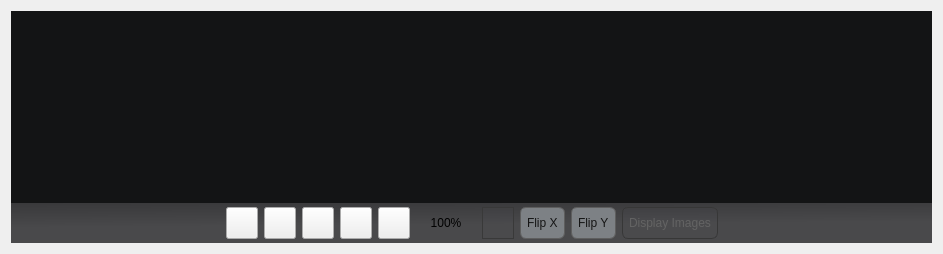
       <widget class="QWidget" name="layoutWidget">
        <layout class="QGridLayout" name="m_OutputHolder">
         <property name="spacing">
          <number>0</number>
         </property>
         <item row="0" column="0">
          <widget class="QScrollArea" name="m_LogoScrollArea">
           <property name="styleSheet">
            <string notr="true">QScrollArea{
border:none;
}</string>
           </property>
           <property name="widgetResizable">
            <bool>true</bool>
           </property>
           <widget class="QWidget" name="scrollAreaWidgetContents">
            <property name="geometry">
             <rect>
              <x>0</x>
              <y>0</y>
              <width>889</width>
              <height>297</height>
             </rect>
            </property>
            <property name="sizePolicy">
             <sizepolicy hsizetype="Expanding" vsizetype="Expanding">
              <horstretch>255</horstretch>
              <verstretch>255</verstretch>
             </sizepolicy>
            </property>
            <layout class="QHBoxLayout" name="horizontalLayout_4">
             <property name="spacing">
              <number>0</number>
             </property>
             <property name="leftMargin">
              <number>0</number>
             </property>
             <property name="topMargin">
              <number>0</number>
             </property>
             <property name="rightMargin">
              <number>0</number>
             </property>
             <property name="bottomMargin">
              <number>0</number>
             </property>
             <item>
              <widget class="QGraphicsView" name="m_LogoHolder">
               <property name="styleSheet">
                <string notr="true">QGraphicsView{
background-color: rgb(19,20,21);
border:none;
}</string>
               </property>
              </widget>
             </item>
            </layout>
           </widget>
          </widget>
         </item>
         <item row="1" column="0">
          <widget class="QWidget" name="m_ControlWidget" native="true">
           <property name="sizePolicy">
            <sizepolicy hsizetype="Preferred" vsizetype="Fixed">
             <horstretch>0</horstretch>
             <verstretch>0</verstretch>
            </sizepolicy>
           </property>
           <property name="minimumSize">
            <size>
             <width>0</width>
             <height>0</height>
            </size>
           </property>
           <property name="styleSheet">
            <string notr="true">QWidget#m_ControlWidget{
background: qlineargradient(x1:0, y1:0, x1:1, y1:6, stop: 0.9#49494b, stop:1#39393b);
}

QLabel{
background:none;
}

QLabel::disabled{
color:rgba(165,165,165,20%);
}

 QCheckBox{
background-color:rgb(125,129,133);
border-radius: 6px;
min-height:30px;
border: 1px solid rgb(94, 94, 94);
padding-right:5px;
color:rgb(21,21,21);
}

QCheckBox:checked {
background-color:rgb(166, 166, 166);
}

QCheckBox:hover {
background-color:rgb(164, 168, 172);
}

QCheckBox::indicator{
border:none;
width:0;
height:0;
}

QCheckBox::disabled {
 background-color: rgba(82, 83, 85, 10%);
 color: rgb(99, 99, 99);
 border: 1px solid rgb(55, 55, 55);
}

QPushButton::disabled{
 background-color: rgba(82, 83, 85, 10%);
 border: 1px solid rgb(57, 57, 57);
}</string>
           </property>
           <layout class="QGridLayout" name="gridLayout_11">
            <property name="leftMargin">
             <number>0</number>
            </property>
            <property name="topMargin">
             <number>4</number>
            </property>
            <property name="rightMargin">
             <number>0</number>
            </property>
            <property name="bottomMargin">
             <number>4</number>
            </property>
            <item row="0" column="8">
             <widget class="QCheckBox" name="m_FlipHorizontalCheckBox">
              <property name="enabled">
               <bool>true</bool>
              </property>
              <property name="cursor">
               <cursorShape>PointingHandCursor</cursorShape>
              </property>
              <property name="toolTip">
               <string>&lt;html&gt;&lt;head/&gt;&lt;body&gt;&lt;p&gt;&lt;span style=&quot; font-weight:600;&quot;&gt;Flip Horizontal&lt;/span&gt;&lt;/p&gt;&lt;p&gt;Flip image area horizontally.&lt;/p&gt;&lt;/body&gt;&lt;/html&gt;</string>
              </property>
              <property name="styleSheet">
               <string notr="true"/>
              </property>
              <property name="text">
               <string>Flip X</string>
              </property>
             </widget>
            </item>
            <item row="0" column="9">
             <widget class="QCheckBox" name="m_FlipVerticalCheckBox">
              <property name="enabled">
               <bool>true</bool>
              </property>
              <property name="cursor">
               <cursorShape>PointingHandCursor</cursorShape>
              </property>
              <property name="toolTip">
               <string>&lt;html&gt;&lt;head/&gt;&lt;body&gt;&lt;p&gt;&lt;span style=&quot; font-weight:600;&quot;&gt;Flip Vertical&lt;/span&gt;&lt;/p&gt;&lt;p&gt;Flip image area vertically.&lt;/p&gt;&lt;/body&gt;&lt;/html&gt;</string>
              </property>
              <property name="styleSheet">
               <string notr="true"/>
              </property>
              <property name="text">
               <string>Flip Y</string>
              </property>
             </widget>
            </item>
            <item row="0" column="6">
             <widget class="QLabel" name="m_ZoomLabel">
              <property name="enabled">
               <bool>true</bool>
              </property>
              <property name="sizePolicy">
               <sizepolicy hsizetype="Fixed" vsizetype="Preferred">
                <horstretch>0</horstretch>
                <verstretch>0</verstretch>
               </sizepolicy>
              </property>
              <property name="minimumSize">
               <size>
                <width>60</width>
                <height>0</height>
               </size>
              </property>
              <property name="maximumSize">
               <size>
                <width>40</width>
                <height>16777215</height>
               </size>
              </property>
              <property name="text">
               <string>100%</string>
              </property>
              <property name="alignment">
               <set>Qt::AlignCenter</set>
              </property>
             </widget>
            </item>
            <item row="0" column="7">
             <widget class="QPushButton" name="m_SaveImageButton">
              <property name="enabled">
               <bool>false</bool>
              </property>
              <property name="minimumSize">
               <size>
                <width>32</width>
                <height>32</height>
               </size>
              </property>
              <property name="maximumSize">
               <size>
                <width>32</width>
                <height>32</height>
               </size>
              </property>
              <property name="cursor">
               <cursorShape>PointingHandCursor</cursorShape>
              </property>
              <property name="toolTip">
               <string>&lt;html&gt;&lt;head/&gt;&lt;body&gt;&lt;p&gt;&lt;span style=&quot; font-weight:600;&quot;&gt;Save one frame&lt;/span&gt;&lt;/p&gt;&lt;p&gt;Save one frame as image with format set in Settings under given path.&lt;/p&gt;&lt;/body&gt;&lt;/html&gt;</string>
              </property>
              <property name="text">
               <string/>
              </property>
              <property name="icon">
               <iconset resource="../V4L2Viewer.qrc">
                <normaloff>:/V4L2Viewer/saveSingle.png</normaloff>:/V4L2Viewer/saveSingle.png</iconset>
              </property>
             </widget>
            </item>
            <item row="0" column="0">
             <spacer name="horizontalSpacer_9">
              <property name="orientation">
               <enum>Qt::Horizontal</enum>
              </property>
              <property name="sizeHint" stdset="0">
               <size>
                <width>215</width>
                <height>28</height>
               </size>
              </property>
             </spacer>
            </item>
            <item row="0" column="5">
             <widget class="QPushButton" name="m_ZoomFitButton">
              <property name="sizePolicy">
               <sizepolicy hsizetype="Fixed" vsizetype="Fixed">
                <horstretch>0</horstretch>
                <verstretch>0</verstretch>
               </sizepolicy>
              </property>
              <property name="minimumSize">
               <size>
                <width>32</width>
                <height>32</height>
               </size>
              </property>
              <property name="maximumSize">
               <size>
                <width>32</width>
                <height>32</height>
               </size>
              </property>
              <property name="cursor">
               <cursorShape>PointingHandCursor</cursorShape>
              </property>
              <property name="toolTip">
               <string>&lt;html&gt;&lt;head/&gt;&lt;body&gt;&lt;p&gt;&lt;span style=&quot; font-weight:600;&quot;&gt;Fit to window&lt;/span&gt;&lt;/p&gt;&lt;p&gt;Fit image area to window.&lt;/p&gt;&lt;/body&gt;&lt;/html&gt;</string>
              </property>
              <property name="text">
               <string/>
              </property>
              <property name="icon">
               <iconset resource="../V4L2Viewer.qrc">
                <normaloff>:/V4L2Viewer/magnifying-glass1.png</normaloff>:/V4L2Viewer/magnifying-glass1.png</iconset>
              </property>
              <property name="checkable">
               <bool>false</bool>
              </property>
              <property name="checked">
               <bool>false</bool>
              </property>
             </widget>
            </item>
            <item row="0" column="4">
             <widget class="QPushButton" name="m_ZoomOutButton">
              <property name="sizePolicy">
               <sizepolicy hsizetype="Fixed" vsizetype="Fixed">
                <horstretch>0</horstretch>
                <verstretch>0</verstretch>
               </sizepolicy>
              </property>
              <property name="minimumSize">
               <size>
                <width>32</width>
                <height>32</height>
               </size>
              </property>
              <property name="maximumSize">
               <size>
                <width>32</width>
                <height>32</height>
               </size>
              </property>
              <property name="cursor">
               <cursorShape>PointingHandCursor</cursorShape>
              </property>
              <property name="toolTip">
               <string>&lt;p&gt;&lt;b&gt;Zoom out&lt;/b&gt;&lt;/p&gt;
&lt;span&gt;Zoom out&lt;/span&gt;</string>
              </property>
              <property name="text">
               <string/>
              </property>
              <property name="icon">
               <iconset resource="../V4L2Viewer.qrc">
                <normaloff>:/V4L2Viewer/magnifying-glass2.png</normaloff>:/V4L2Viewer/magnifying-glass2.png</iconset>
              </property>
              <property name="autoRepeat">
               <bool>true</bool>
              </property>
             </widget>
            </item>
            <item row="0" column="2">
             <widget class="QPushButton" name="m_StopButton">
              <property name="sizePolicy">
               <sizepolicy hsizetype="Fixed" vsizetype="Fixed">
                <horstretch>0</horstretch>
                <verstretch>0</verstretch>
               </sizepolicy>
              </property>
              <property name="minimumSize">
               <size>
                <width>32</width>
                <height>32</height>
               </size>
              </property>
              <property name="maximumSize">
               <size>
                <width>32</width>
                <height>32</height>
               </size>
              </property>
              <property name="cursor">
               <cursorShape>PointingHandCursor</cursorShape>
              </property>
              <property name="toolTip">
               <string>&lt;html&gt;&lt;head/&gt;&lt;body&gt;&lt;p&gt;&lt;span style=&quot; font-weight:600;&quot;&gt;Stop acquisition&lt;/span&gt;&lt;/p&gt;&lt;p&gt;Stop image acquisition.&lt;/p&gt;&lt;/body&gt;&lt;/html&gt;</string>
              </property>
              <property name="text">
               <string/>
              </property>
              <property name="icon">
               <iconset resource="../V4L2Viewer.qrc">
                <normaloff>:/V4L2Viewer/stop4.png</normaloff>:/V4L2Viewer/stop4.png</iconset>
              </property>
             </widget>
            </item>
            <item row="0" column="3">
             <widget class="QPushButton" name="m_ZoomInButton">
              <property name="sizePolicy">
               <sizepolicy hsizetype="Fixed" vsizetype="Fixed">
                <horstretch>0</horstretch>
                <verstretch>0</verstretch>
               </sizepolicy>
              </property>
              <property name="minimumSize">
               <size>
                <width>32</width>
                <height>32</height>
               </size>
              </property>
              <property name="maximumSize">
               <size>
                <width>32</width>
                <height>32</height>
               </size>
              </property>
              <property name="cursor">
               <cursorShape>PointingHandCursor</cursorShape>
              </property>
              <property name="toolTip">
               <string>&lt;p&gt;&lt;b&gt;Zoom in&lt;/b&gt;&lt;/p&gt;
&lt;span&gt;Zoom in &lt;/span&gt;</string>
              </property>
              <property name="text">
               <string/>
              </property>
              <property name="icon">
               <iconset resource="../V4L2Viewer.qrc">
                <normaloff>:/V4L2Viewer/zoom75.png</normaloff>:/V4L2Viewer/zoom75.png</iconset>
              </property>
              <property name="autoRepeat">
               <bool>true</bool>
              </property>
             </widget>
            </item>
            <item row="0" column="11">
             <spacer name="horizontalSpacer_2">
              <property name="orientation">
               <enum>Qt::Horizontal</enum>
              </property>
              <property name="sizeHint" stdset="0">
               <size>
                <width>214</width>
                <height>28</height>
               </size>
              </property>
             </spacer>
            </item>
            <item row="0" column="10">
             <widget class="QCheckBox" name="m_DisplayImagesCheckBox">
              <property name="enabled">
               <bool>false</bool>
              </property>
              <property name="minimumSize">
               <size>
                <width>0</width>
                <height>32</height>
               </size>
              </property>
              <property name="maximumSize">
               <size>
                <width>16777215</width>
                <height>16777215</height>
               </size>
              </property>
              <property name="cursor">
               <cursorShape>PointingHandCursor</cursorShape>
              </property>
              <property name="toolTip">
               <string>&lt;html&gt;&lt;head/&gt;&lt;body&gt;&lt;p&gt;&lt;span style=&quot; font-weight:600;&quot;&gt;Display on/off&lt;/span&gt;&lt;/p&gt;&lt;p&gt;Switch displaying images on or off.&lt;/p&gt;&lt;/body&gt;&lt;/html&gt;</string>
              </property>
              <property name="styleSheet">
               <string notr="true"/>
              </property>
              <property name="text">
               <string>Display Images</string>
              </property>
              <property name="iconSize">
               <size>
                <width>16</width>
                <height>16</height>
               </size>
              </property>
              <property name="checkable">
               <bool>true</bool>
              </property>
              <property name="checked">
               <bool>true</bool>
              </property>
             </widget>
            </item>
            <item row="0" column="1">
             <widget class="QPushButton" name="m_StartButton">
              <property name="enabled">
               <bool>true</bool>
              </property>
              <property name="sizePolicy">
               <sizepolicy hsizetype="Fixed" vsizetype="Fixed">
                <horstretch>0</horstretch>
                <verstretch>0</verstretch>
               </sizepolicy>
              </property>
              <property name="minimumSize">
               <size>
                <width>32</width>
                <height>32</height>
               </size>
              </property>
              <property name="maximumSize">
               <size>
                <width>32</width>
                <height>32</height>
               </size>
              </property>
              <property name="cursor">
               <cursorShape>PointingHandCursor</cursorShape>
              </property>
              <property name="toolTip">
               <string>&lt;html&gt;&lt;head/&gt;&lt;body&gt;&lt;p&gt;&lt;span style=&quot; font-weight:600;&quot;&gt;Start acquisition&lt;/span&gt;&lt;/p&gt;&lt;p&gt;Start image acquisition.&lt;/p&gt;&lt;/body&gt;&lt;/html&gt;</string>
              </property>
              <property name="text">
               <string/>
              </property>
              <property name="icon">
               <iconset resource="../V4L2Viewer.qrc">
                <normaloff>:/V4L2Viewer/play128.png</normaloff>:/V4L2Viewer/play128.png</iconset>
              </property>
             </widget>
            </item>
           </layout>
          </widget>
         </item>
        </layout>
       </widget>
